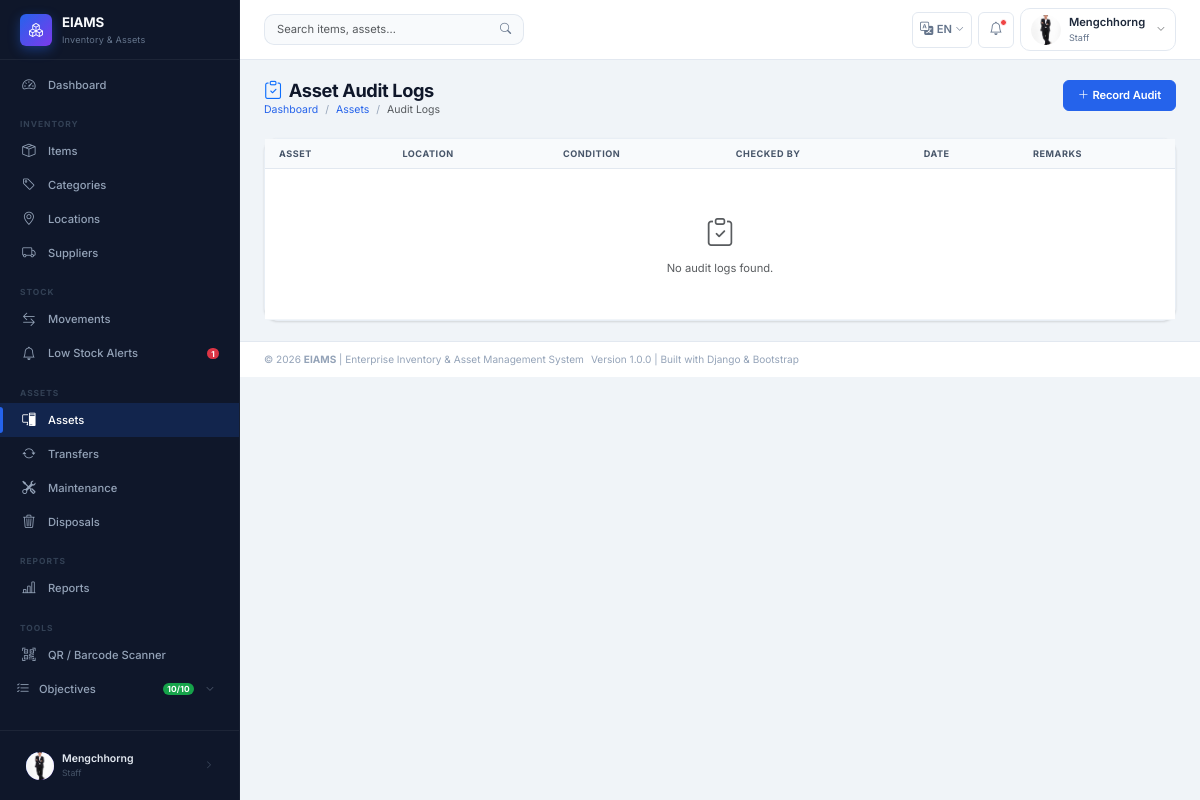
/assets/audits/ (signed in), run on the app's committed database.
### apps/accounts/models.py (models this page shows, shortened)
class User(AbstractUser):
    STATUS_ACTIVE   = 'Active'
    STATUS_INACTIVE = 'Inactive'
    STATUS_CHOICES  = [
        (STATUS_ACTIVE,   'Active'),
        (STATUS_INACTIVE, 'Inactive'),
    ]
    GENDER_MALE   = 'Male'
    GENDER_FEMALE = 'Female'
    GENDER_OTHER  = 'Other'
    GENDER_CHOICES = [
        (GENDER_MALE,   'Male'),
        (GENDER_FEMALE, 'Female'),
        (GENDER_OTHER,  'Other'),
    ]
    role        = models.ForeignKey(
        Role,
        on_delete=models.PROTECT,    # Prevent role deletion if users exist
        null=True,
        blank=True,
        related_name='users',
        verbose_name='Role',
        help_text='Assigned system role for access control'
    )
    full_name   = models.CharField(
        max_length=100,
        verbose_name='Full Name',
        help_text='User\'s full display name'
    )
    gender      = models.CharField(
        max_length=10,
        choices=GENDER_CHOICES,
        blank=True,
        null=True,
        verbose_name='Gender'
    )
    phone       = models.CharField(
        max_length=20,
        blank=True,
        null=True,
        verbose_name='Phone Number'
    )
    email       = models.EmailField(
        unique=True,
        verbose_name='Email Address'
    )
    department  = models.CharField(
        max_length=100,
        blank=True,
        null=True,
        verbose_name='Department',
        help_text='Organizational department the user belongs to'
    )
    status      = models.CharField(
        max_length=20,
        choices=STATUS_CHOICES,
        default=STATUS_ACTIVE,
        verbose_name='Account Status'
    )
    profile_pic = models.ImageField(
        upload_to='profiles/',
        blank=True,
        null=True,
        verbose_name='Profile Picture'
    )
    class Meta:
        verbose_name        = 'User'
        verbose_name_plural = 'Users'
        ordering            = ['full_name']
    def get_role_name(self):
        return self.role.role_name if self.role else 'No Role'
    def is_super_admin(self):
        return self.role and self.role.role_name == Role.SUPER_ADMIN
    def is_admin_or_above(self):
        return self.role and self.role.is_admin_or_above()

class Role(models.Model):
    SUPER_ADMIN = 'Super Admin'
    ADMIN       = 'Admin'
    MANAGER     = 'Manager'
    STAFF       = 'Staff'
    ROLE_CHOICES = [
        (SUPER_ADMIN, 'Super Admin'),
        (ADMIN,       'Admin'),
        (MANAGER,     'Manager'),
        (STAFF,       'Staff'),
    ]
    role_name   = models.CharField(
        max_length=50,
        unique=True,
        choices=ROLE_CHOICES,
        verbose_name='Role Name',
        help_text='System role: Super Admin / Admin / Manager / Staff'
    )
    description = models.TextField(
        blank=True,
        null=True,
        verbose_name='Description',
        help_text='Detailed description of this role and its permissions'
    )
    created_at  = models.DateTimeField(auto_now_add=True)
    updated_at  = models.DateTimeField(auto_now=True)
    class Meta:
        verbose_name        = 'Role'
        verbose_name_plural = 'Roles'
        ordering            = ['role_name']
    def is_admin_or_above(self):
        return self.role_name in [self.SUPER_ADMIN, self.ADMIN]

### apps/assets/views.py (the view)
# urls.py: path('audits/',                      views.AuditListView.as_view(),   name='audit_list'),
class AuditListView(LoginRequiredMixin, ListView):
    template_name       = 'assets/audit_list.html'
    context_object_name = 'audits'
    paginate_by         = 15
    def get_queryset(self):
        from .models import AssetAuditLog
        return AssetAuditLog.objects.select_related('asset').order_by('-audit_date')

### apps/notifications/context_processors.py (called while the page is built)
def notification_count(request):
    if not request.user.is_authenticated:
        return {}
    try:
        from .models import Notification
        unread_count = Notification.objects.filter(
            user=request.user, is_read=False
        ).count()
    except Exception:
        unread_count = 0
    try:
        from apps.stock.models import LowStockAlert
        open_alerts = LowStockAlert.objects.filter(status='New').count()
    except Exception:
        open_alerts = 0
    return {
        'unread_notification_count': unread_count,
        'open_alerts': open_alerts,
    }

### templates/assets/audit_list.html (shortened to what this page needs)
{% extends "base.html" %}
{% block content %}
<div class="page-header">
  <div>
    <h1><i class="bi bi-clipboard-check me-2 text-primary"></i>Asset Audit Logs</h1>
    <nav aria-label="breadcrumb"><ol class="breadcrumb">
      <li class="breadcrumb-item"><a href="{% url 'dashboard:home' %}">Dashboard</a></li>
      <li class="breadcrumb-item"><a href="{% url 'assets:asset_list' %}">Assets</a></li>
      <li class="breadcrumb-item active">Audit Logs</li>
    </ol></nav>
  </div>
  <a href="{% url 'assets:audit_create' %}" class="btn btn-primary"><i class="bi bi-plus-lg me-1"></i>Record Audit</a>
</div>
<div class="card">
  <div class="table-responsive">
    <table class="table table-hover mb-0">
      <thead><tr>
        <th>Asset</th><th>Location</th><th>Condition</th><th>Checked By</th><th>Date</th><th>Remarks</th>
      </tr></thead>
      <tbody>
        {% for log in page_obj %}
        <tr>
          <td>
            <a href="{% url 'assets:asset_detail' log.asset.pk %}" class="fw-semibold text-decoration-none">{{ log.asset.asset_name }}</a>
            <div class="text-muted" style="font-size:.75rem;">{{ log.asset.asset_code }}</div>
          </td>
          <td style="font-size:.875rem;">{{ log.location|default:"—" }}</td>
          <td>
            {% if log.condition_status == 'Good' %}<span class="badge bg-success">{{ log.condition_status }}</span>
            {% elif log.condition_status == 'Fair' %}<span class="badge bg-warning text-dark">{{ log.condition_status }}</span>
            {% elif log.condition_status == 'Poor' %}<span class="badge bg-danger">{{ log.condition_status }}</span>
            {% else %}<span class="badge bg-secondary">{{ log.condition_status }}</span>{% endif %}
          </td>
          <td style="font-size:.875rem;">{{ log.checked_by.full_name }}</td>
          <td style="font-size:.8rem;">{{ log.audit_date|date:"M j, Y" }}</td>
          <td style="font-size:.8rem;">{{ log.remarks|truncatechars:50|default:"—" }}</td>
        </tr>
        {% empty %}
        <tr><td colspan="6" class="text-center text-muted py-5">
          <i class="bi bi-clipboard-check d-block fs-2 mb-2"></i>No audit logs found.
        </td></tr>
        {% endfor %}
      </tbody>
    </table>
  </div>
</div>
{% endblock %}

### templates/includes/sidebar.html (shortened to what this page needs)
{% load static i18n %}
<aside class="sidebar" id="sidebar" role="navigation" aria-label="Main navigation">
  <div class="sidebar-brand">
    <div class="brand-icon" aria-hidden="true"><i class="bi bi-boxes"></i></div>
    <div>
      <div class="brand-text">EIAMS</div>
      <div class="brand-sub">Inventory &amp; Assets</div>
    </div>
  </div>
  <nav class="sidebar-nav" aria-label="Sidebar menu">
    <ul class="nav flex-column">
      <li class="nav-item">
        <a href="{% url 'dashboard:home' %}"
           class="nav-link {% if request.resolver_match.app_name == 'dashboard' %}active{% endif %}"
           aria-current="{% if request.resolver_match.app_name == 'dashboard' %}page{% else %}false{% endif %}">
          <i class="bi bi-speedometer2" aria-hidden="true"></i>
          <span>{% trans "Dashboard" %}</span>
        </a>
      </li>
    </ul>
    <div class="nav-section-label" aria-hidden="true">{% trans "Inventory" %}</div>
    <ul class="nav flex-column">
      <li><a href="{% url 'inventory:item_list' %}" class="nav-link {% if 'items' in request.path %}active{% endif %}">
        <i class="bi bi-box-seam" aria-hidden="true"></i><span>{% trans "Items" %}</span>
      </a></li>
      <li><a href="{% url 'inventory:category_list' %}" class="nav-link {% if 'categories' in request.path %}active{% endif %}">
        <i class="bi bi-tag" aria-hidden="true"></i><span>{% trans "Categories" %}</span>
      </a></li>
      <li><a href="{% url 'inventory:location_list' %}" class="nav-link {% if 'locations' in request.path %}active{% endif %}">
        <i class="bi bi-geo-alt" aria-hidden="true"></i><span>{% trans "Locations" %}</span>
      </a></li>
      <li><a href="{% url 'inventory:supplier_list' %}" class="nav-link {% if 'suppliers' in request.path %}active{% endif %}">
        <i class="bi bi-truck" aria-hidden="true"></i><span>{% trans "Suppliers" %}</span>
      </a></li>
    </ul>
    <div class="nav-section-label" aria-hidden="true">{% trans "Stock" %}</div>
    <ul class="nav flex-column">
      <li><a href="{% url 'stock:movement_list' %}" class="nav-link {% if 'stock' in request.path and 'alerts' not in request.path %}active{% endif %}">
        <i class="bi bi-arrow-left-right" aria-hidden="true"></i><span>{% trans "Movements" %}</span>
      </a></li>
      <li><a href="{% url 'stock:alert_list' %}" class="nav-link {% if 'alerts' in request.path %}active{% endif %}">
        <i class="bi bi-bell" aria-hidden="true"></i>
        <span>{% trans "Low Stock Alerts" %}</span>
        {% if open_alerts %}<span class="badge bg-danger" aria-label="{{ open_alerts }} alerts">{{ open_alerts }}</span>{% endif %}
      </a></li>
    </ul>
    <div class="nav-section-label" aria-hidden="true">{% trans "Assets" %}</div>
    <ul class="nav flex-column">
      <li><a href="{% url 'assets:asset_list' %}" class="nav-link {% if 'assets' in request.path and 'transfer' not in request.path and 'maintenance' not in request.path and 'disposal' not in request.path %}active{% endif %}">
        <i class="bi bi-pc-display" aria-hidden="true"></i><span>{% trans "Assets" %}</span>
      </a></li>
      <li><a href="{% url 'assets:transfer_list' %}" class="nav-link {% if 'transfers' in request.path %}active{% endif %}">
        <i class="bi bi-arrow-repeat" aria-hidden="true"></i><span>{% trans "Transfers" %}</span>
      </a></li>
      <li><a href="{% url 'assets:maintenance_list' %}" class="nav-link {% if 'maintenance' in request.path %}active{% endif %}">
        <i class="bi bi-tools" aria-hidden="true"></i><span>{% trans "Maintenance" %}</span>
      </a></li>
      <li><a href="{% url 'assets:disposal_list' %}" class="nav-link {% if 'disposals' in request.path %}active{% endif %}">
        <i class="bi bi-trash3" aria-hidden="true"></i><span>{% trans "Disposals" %}</span>
      </a></li>
    </ul>
    <div class="nav-section-label" aria-hidden="true">{% trans "Reports" %}</div>
    <ul class="nav flex-column">
      <li><a href="{% url 'reports:index' %}" class="nav-link {% if 'reports' in request.path %}active{% endif %}">
        <i class="bi bi-bar-chart-line" aria-hidden="true"></i><span>{% trans "Reports" %}</span>
      </a></li>
    </ul>
    <div class="nav-section-label" aria-hidden="true">{% trans "Tools" %}</div>
    <ul class="nav flex-column">
      <li><a href="{% url 'inventory:barcode_scanner' %}" class="nav-link {% if 'scanner' in request.path %}active{% endif %}">
        <i class="bi bi-qr-code-scan" aria-hidden="true"></i><span>{% trans "QR / Barcode Scanner" %}</span>
      </a></li>
      <li class="nav-item">
        <button class="nav-link w-100 text-start border-0 bg-transparent d-flex align-items-center gap-2"
                type="button"
                data-bs-toggle="collapse"
                data-bs-target="#objectivesCollapse"
                aria-expanded="false"
                aria-controls="objectivesCollapse"
                style="padding-left:1rem;">
          <i class="bi bi-list-check" aria-hidden="true"></i>
          <span style="flex:1;">{% trans "Objectives" %}</span>
          <span class="badge rounded-pill" style="background:#16a34a;font-size:.6rem;">10/10</span>
          <i class="bi bi-chevron-down obj-chevron" style="font-size:.6rem;opacity:.6;transition:transform .2s;"></i>
        </button>
      </li>
    </ul>
  </nav>
  <div class="sidebar-footer">
    <a href="{% url 'accounts:profile' %}" class="sidebar-user-pill" title="My Profile">
      <div class="user-avatar" style="width:28px;height:28px;font-size:.65rem;" aria-hidden="true">
        {% if user.profile_pic %}<img src="{{ user.profile_pic.url }}" alt="">
        {% else %}{{ user.full_name|first|upper }}{% endif %}
      </div>
      <div style="min-width:0;flex:1;">
        <div style="color:#e2e8f0;font-size:.75rem;font-weight:600;white-space:nowrap;overflow:hidden;text-overflow:ellipsis;">
          {{ user.full_name|truncatechars:18 }}
        </div>
        <div class="sidebar-user-role">{{ user.get_role_name|default:"No Role" }}</div>
      </div>
      <i class="bi bi-chevron-right" style="color:#475569;font-size:.6rem;" aria-hidden="true"></i>
    </a>
  </div>
</aside>

### templates/includes/navbar.html (shortened to what this page needs)
{% load static i18n %}
<header class="topbar" id="topbar" role="banner">
  <div class="topbar-search d-none d-md-flex" role="search">
    <form action="{% url 'inventory:item_list' %}" method="get" aria-label="{% trans 'Search' %}">
      <div class="input-group">
        <input type="search" name="q" class="form-control"
               placeholder="{% trans 'Search items, assets…' %}"
               value="{{ request.GET.q }}" aria-label="{% trans 'Search' %}">
        <button type="submit" class="btn btn-outline-secondary" aria-label="{% trans 'Submit search' %}">
          <i class="bi bi-search" aria-hidden="true"></i>
        </button>
      </div>
    </form>
  </div>
  <div class="topbar-actions" role="complementary">
    {% include "includes/language_switcher.html" %}
    <div class="dropdown">
      <button class="topbar-icon-btn" data-bs-toggle="dropdown"
              aria-label="{% trans 'Notifications' %}" aria-haspopup="true" aria-expanded="false">
        <i class="bi bi-bell" aria-hidden="true"></i>
        {% if unread_notification_count and unread_notification_count > 0 %}
          <span class="notif-badge" aria-label="{{ unread_notification_count }} unread"></span>
        {% endif %}
      </button>
    </div>
    <div class="dropdown">
      <button class="user-dropdown-btn" data-bs-toggle="dropdown"
              aria-label="{% trans 'User menu' %}" aria-haspopup="true" aria-expanded="false">
        <div class="user-avatar" aria-hidden="true">
          {% if user.profile_pic %}
            <img src="{{ user.profile_pic.url }}" alt="{{ user.full_name }}">
          {% else %}
            {{ user.full_name|first|upper }}
          {% endif %}
        </div>
        <div class="d-none d-sm-block text-start">
          <div class="user-name">{{ user.full_name|truncatechars:16 }}</div>
          <div class="user-role">{{ user.get_role_name }}</div>
        </div>
        <i class="bi bi-chevron-down text-muted ms-1" style="font-size:.6rem;" aria-hidden="true"></i>
      </button>
    </div>
  </div>
</header>

### data on the page
User: profile_pic (picture), full_name "Mengchhorng", get_role_name "Staff"

### other printed values
{{ open_alerts }} "1"
